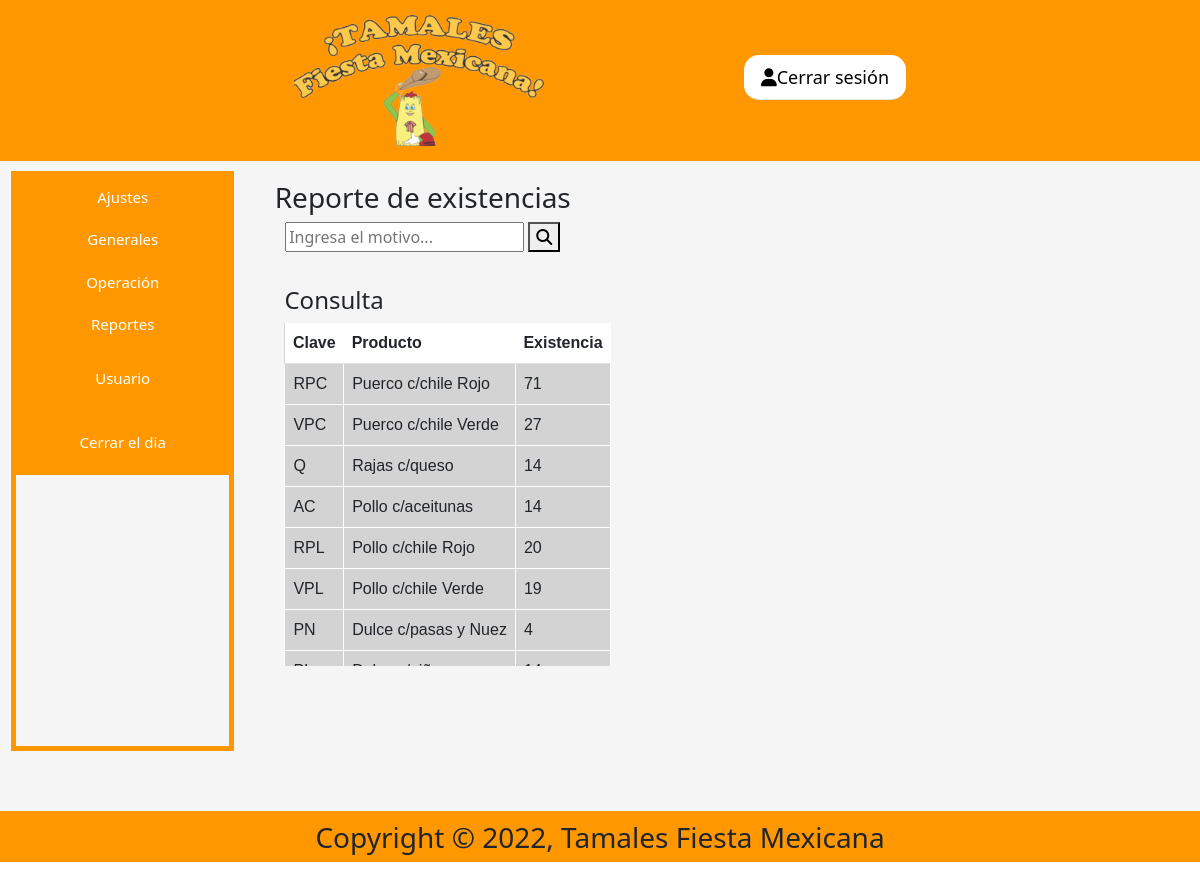
The app's page /reporteExi.php (signed in) with its own data.
### tables this page shows
CREATE TABLE `reporte_existencias` (
  `id_re` int(11) NOT NULL,
  `Clave` varchar(5) DEFAULT NULL,
  `Producto` varchar(30) DEFAULT NULL,
  `Existencia` int(11) DEFAULT NULL
);

### bdPHP/conexionRE.php (the view, shortened to what this page needs)
<?php
$servername = "127.0.0.1";
$username = "empleado1";
$password = "ChampuRRAD01";
$db_name = "fiesta_mx";
$conn = mysqli_connect($servername, $username, $password, $db_name);
$sql = "select * from reporte_existencias";
$query = mysqli_query($conn,$sql);
echo"
    <table class='table'>
    <tr>
    <th>Clave</th>
    <th>Producto</th>
    <th>Existencia</th>";
    while ($row = mysqli_fetch_array($query))
    {
        echo'<tr>
        <td>'.$row['Clave'].'</td>
        <td>'.$row['Producto'].'</td>
        <td>'.$row['Existencia'].'</td>
        </tr>';
    }
    echo "</table>";
?>

### css/estilosMenu.css (style rules this page uses)
* { box-sizing: border-box }
body, html { font-family: Arial, Helvetica, sans-serif; height: 100%; width: 100%; margin: 0; overflow-x: hidden; }

### css/estilosTablas.css (style rules this page uses)
.tProductos table { width:auto; background-color:lightgray; font-family: arial, sans-serif; text-align: left; }
th { background-color: #FF9800; padding: 5px 14px; }
td { border: 1px solid white; text-align: left; padding: 5px; background-color: white; }
tr:nth-child(1) { background-color: white; }

### records on screen
reporte_existencias: Clave "RPC", Producto "Puerco c/chile Rojo", Existencia "71"
reporte_existencias: Clave "VPC", Producto "Puerco c/chile Verde", Existencia "27"
reporte_existencias: Clave "Q", Producto "Rajas c/queso", Existencia "14"
reporte_existencias: Clave "AC", Producto "Pollo c/aceitunas", Existencia "14"
reporte_existencias: Clave "RPL", Producto "Pollo c/chile Rojo", Existencia "20"
reporte_existencias: Clave "VPL", Producto "Pollo c/chile Verde", Existencia "19"
reporte_existencias: Clave "PN", Producto "Dulce c/pasas y Nuez", Existencia "4"
